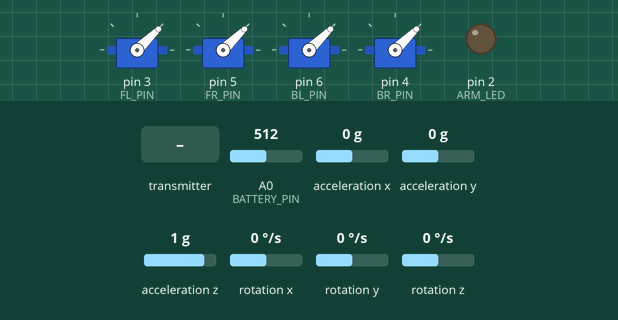
This sketch was run on a simulated Arduino Uno, built with avr-gcc and run on an emulated ATmega328P. Shown: 4 × servo, output pins drawn as LEDs (lit = HIGH). The test bench sets the inputs (shaded band); at power-on: acceleration x 0 g, acceleration y 0 g, rotation x 0 °/s, A0 (BATTERY_PIN) = 512, acceleration z 1 g, rotation y 0 °/s, rotation z 0 °/s. No radio packets arrive unless stated.

Above: at 13.0 s.
13.1 s: the transmitter starts sending yaw = 1023
At 15.0 s:
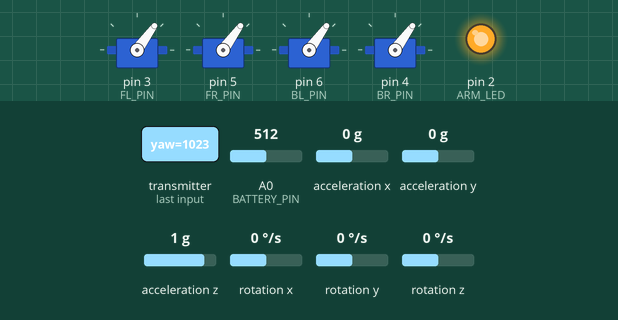
15.6 s: the transmitter starts sending throttle = 256
At 15.9 s:
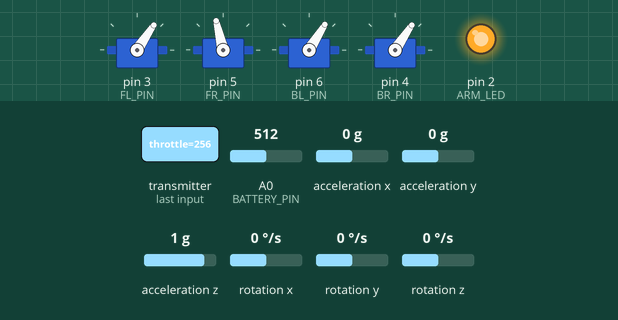
17.1 s: acceleration x set to -1.4 g
At 18.4 s:
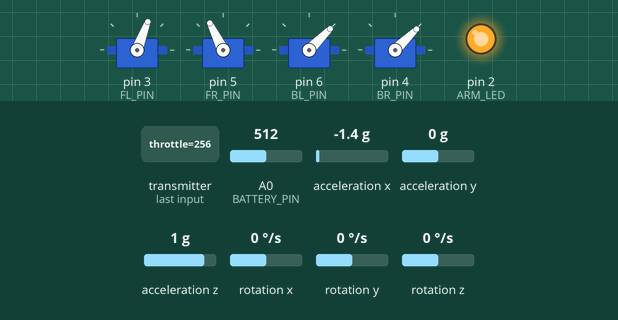
18.7 s: acceleration y set to -1.4 g
At 19.5 s:
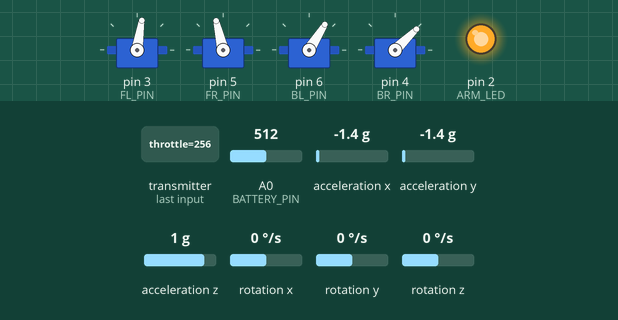
20.5 s: rotation x set to 192 °/s
At 20.79 s:
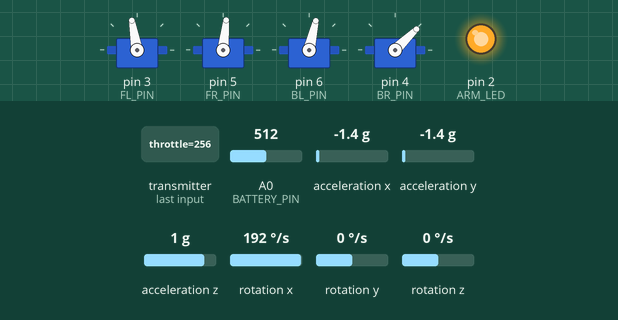
23.5 s: the transmitter starts sending pitch = 256
At 24.2 s:
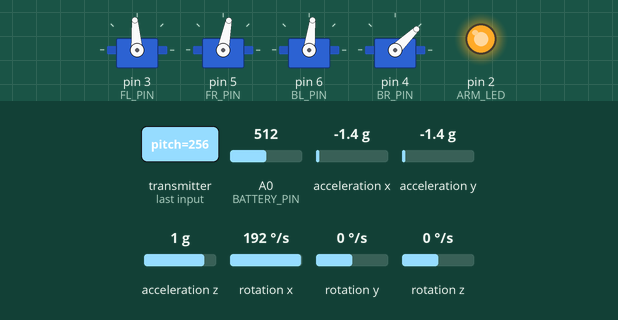
Timing chart, 0 to 26.0 s (numbered marks = the images above; inputs shaded):
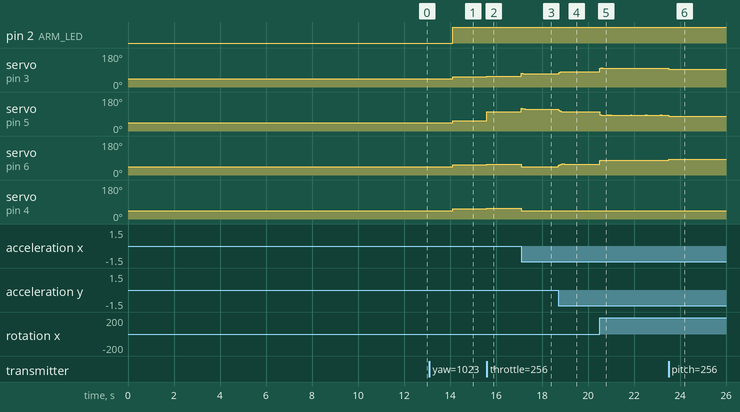

The sketch:

reciever-telemetry.ino
```cpp
#include <Wire.h>
#include <MPU6050.h>
#include <SPI.h>
#include <RF24.h>
#include <Servo.h>

// ─────────────────────────────────────────────
// PINS
// ─────────────────────────────────────────────
#define ARM_LED 2

#define FL_PIN 3
#define FR_PIN 5
#define BL_PIN 6
#define BR_PIN 4

#define BATTERY_PIN A0

// ─────────────────────────────────────────────
// LOOP
// ─────────────────────────────────────────────
#define LOOP_US 5000

// ─────────────────────────────────────────────
// RADIO
// ─────────────────────────────────────────────
RF24 radio(7, 8);
const byte txAddress[6] = "00001";
const byte rxAddress[6] = "00002";

struct ControlPacket {
  int16_t throttle, yaw, pitch, roll;
};

struct TelemetryPacket {
  bool armed;
  int throttle;
  float pitch;
  float roll;
  float yawRate;
  int m1, m2, m3, m4;
  float batV;
};

ControlPacket data;
ControlPacket lastValidData = {512,512,512,512};
TelemetryPacket telemetry;

unsigned long lastReceiveTime = 0;
unsigned long lastTelemetryTime = 0;
const unsigned long FAILSAFE_TIMEOUT = 100;

// ─────────────────────────────────────────────
// IMU
// ─────────────────────────────────────────────
MPU6050 imu;

int16_t ax, ay, az, gx, gy, gz;

float gyroX, gyroY, gyroZ;
float accX, accY, accZ;

float gyroX_f = 0, gyroY_f = 0, gyroZ_f = 0;
float accX_f = 0, accY_f = 0, accZ_f = 0;

float gyroAlpha = 0.6;
float accAlpha  = 0.65;

float pitch = 0, roll = 0;
float pitchAcc, rollAcc;

float gyroX_offset = 0, gyroY_offset = 0, gyroZ_offset = 0;

float pitchOffset = 0, rollOffset = 0;
float alpha = 0.93;

// ─────────────────────────────────────────────
// PID
// ─────────────────────────────────────────────
float Kp = 0.8;
float Ki = 0.001;
float Kd = 0.1;

float rollSetpoint, pitchSetpoint, yawSetpoint;

float rollError, pitchError;
float rollIntegral = 0, pitchIntegral = 0;
float rollLastError = 0, pitchLastError = 0;

float rollPID, pitchPID;
float rollDerivative;

float yawIntegral = 0, yawPID;
float KpYaw = 0.5;
float KiYaw = 0.001;

// ─────────────────────────────────────────────
// MOTORS
// ─────────────────────────────────────────────
int m1, m2, m3, m4;
int m1v, m2v, m3v, m4v;

Servo m1_servo, m2_servo, m3_servo, m4_servo;

bool armed = false;
const int MOTOR_IDLE = 1100;

// ─────────────────────────────────────────────
// BATTERY
// ─────────────────────────────────────────────
float batV = 0;
float batV_filtered = 0;

// ─────────────────────────────────────────────
// VALIDATION
// ─────────────────────────────────────────────
bool isValid(ControlPacket d) {
  if (d.throttle < 0 || d.throttle > 1023) return false;
  if (d.yaw < 0 || d.yaw > 1023) return false;
  if (d.pitch < 0 || d.pitch > 1023) return false;
  if (d.roll < 0 || d.roll > 1023) return false;
  if (d.throttle==0 && d.yaw==0 && d.pitch==0 && d.roll==0) return false;
  return true;
}

// ─────────────────────────────────────────────
// SETUP
// ─────────────────────────────────────────────
void setup() {

  pinMode(ARM_LED, OUTPUT);

  Wire.begin();
  Wire.setClock(400000);
  imu.initialize();
  imu.setDLPFMode(MPU6050_DLPF_BW_42);

  // Attach ESCs
  m1_servo.attach(FL_PIN);
  m2_servo.attach(FR_PIN);
  m3_servo.attach(BL_PIN);
  m4_servo.attach(BR_PIN);

  for (int i = 0; i < 200; i++) {
    m1_servo.writeMicroseconds(1000);
    m2_servo.writeMicroseconds(1000);
    m3_servo.writeMicroseconds(1000);
    m4_servo.writeMicroseconds(1000);
    delay(10);
  }
  delay(500);

  // RADIO (EXACT SAME)
  radio.begin();
  radio.setAutoAck(true);
  radio.openReadingPipe(0, txAddress);
  radio.openWritingPipe(rxAddress);
  radio.setChannel(108);
  radio.setPALevel(RF24_PA_MIN);
  radio.setDataRate(RF24_250KBPS);
  radio.enableAckPayload();
  radio.enableDynamicPayloads();
  radio.startListening();

  // CALIBRATION
  float ps = 0, rs = 0;
  float gxs = 0, gys = 0, gzs = 0;

  for (int i = 0; i < 1000; i++) {
    imu.getMotion6(&ax, &ay, &az, &gx, &gy, &gz);

    accX = ax / 16384.0;
    accY = ay / 16384.0;
    accZ = az / 16384.0;

    ps += atan2(-accX, accZ) * 180 / PI;
    rs += atan2(-accY, accZ) * 180 / PI;

    gxs += gx;
    gys += gy;
    gzs += gz;

    delay(5);
  }

  pitchOffset = ps / 1000;
  rollOffset  = rs / 1000;

  gyroX_offset = (gxs / 1000.0) / 131.0;
  gyroY_offset = (gys / 1000.0) / 131.0;
  gyroZ_offset = (gzs / 1000.0) / 131.0;
}

// ─────────────────────────────────────────────
// LOOP
// ─────────────────────────────────────────────
void loop() {

  static unsigned long lastLoopTime = 0;

  unsigned long now = micros();

  if (now - lastLoopTime < LOOP_US) return;

  float dt = (now - lastLoopTime) / 1000000.0;
  lastLoopTime = now;

  imu.getMotion6(&ax, &ay, &az, &gx, &gy, &gz);

  gyroX = gx / 131.0 - gyroX_offset;
  gyroY = gy / 131.0 - gyroY_offset;
  gyroZ = gz / 131.0 - gyroZ_offset;

  accX = ax / 16384.0;
  accY = ay / 16384.0;
  accZ = az / 16384.0;

  pitchAcc = atan2(-accX, accZ) * 180 / PI;
  rollAcc  = atan2(-accY, accZ) * 180 / PI;

  pitch = alpha * (pitch + gyroY * dt) + (1 - alpha) * pitchAcc;
  roll  = alpha * (roll  + gyroX * dt) + (1 - alpha) * rollAcc;

  float pitchFinal = pitch - pitchOffset;
  float rollFinal  = roll  - rollOffset;

  if (radio.available()) {
    radio.read(&data, sizeof(data));
    if (isValid(data)) {
      lastValidData = data;
      lastReceiveTime = millis();
    }
  }

  if (millis() - lastReceiveTime > FAILSAFE_TIMEOUT) {
    lastValidData = {0, 512, 512, 512};
  }

  static unsigned long armStartTime = 0;

  if (lastValidData.throttle < 50 && lastValidData.yaw > 900) {
    if (armStartTime == 0) armStartTime = millis();
    if (millis() - armStartTime > 1000) armed = true;
  } else {
    armStartTime = 0;
  }

  if (lastValidData.throttle < 50 && lastValidData.yaw < 100) {
    armed = false;
    rollIntegral = pitchIntegral = yawIntegral = 0;
  }

  digitalWrite(ARM_LED, armed);

  int throttle = map(lastValidData.throttle, 0, 1023, 1000, 2000);

  int rollInput  = -(lastValidData.roll - 512);
  int pitchInput = lastValidData.pitch - 512;
  int yawInput   = lastValidData.yaw - 512;

  if (abs(rollInput) < 20) rollInput = 0;
  if (abs(pitchInput) < 20) pitchInput = 0;
  if (abs(yawInput) < 20) yawInput = 0;

  float angleKp = 3.0;

  float rollAngleSetpoint  = rollInput * 0.1;
  float pitchAngleSetpoint = pitchInput * 0.1;

  float rollAngleError  = rollAngleSetpoint  - rollFinal;
  float pitchAngleError = pitchAngleSetpoint - pitchFinal;

  rollSetpoint  = angleKp * rollAngleError;
  pitchSetpoint = angleKp * pitchAngleError;
  yawSetpoint = yawInput * 0.5;

  rollError  = gyroX - rollSetpoint;
  pitchError = gyroY - pitchSetpoint;

  rollIntegral  = constrain(rollIntegral  + rollError * dt,  -200, 200);
  pitchIntegral = constrain(pitchIntegral + pitchError * dt, -200, 200);

  rollDerivative = (rollError - rollLastError) / dt;
  rollDerivative = constrain(rollDerivative, -200, 200);

  rollPID  = -(Kp * rollError  + Ki * rollIntegral  + Kd * rollDerivative);
  pitchPID = -(Kp * pitchError + Ki * pitchIntegral + Kd * (pitchError - pitchLastError) / dt);

  rollLastError  = rollError;
  pitchLastError = pitchError;

  float yawError = gyroZ - yawSetpoint;
  yawIntegral = constrain(yawIntegral + yawError * dt, -150, 150);
  yawPID = KpYaw * yawError + KiYaw * yawIntegral;

  if (!armed) {
    m1 = m2 = m3 = m4 = 1000;
  }
  else if (throttle < MOTOR_IDLE) {
    m1 = m2 = m3 = m4 = MOTOR_IDLE;
  }
  else {
    m1v = throttle - pitchPID - rollPID + yawPID;
    m2v = throttle - pitchPID + rollPID - yawPID;
    m3v = throttle + pitchPID - rollPID - yawPID;
    m4v = throttle + pitchPID + rollPID + yawPID;

    m1 = constrain(m1v, 1000, 2000);
    m2 = constrain(m2v*0.99, 1000, 2000);
    m3 = constrain(m3v*1.012, 1000, 2000);
    m4 = constrain(m4v, 1000, 2000);
  }

  m1_servo.writeMicroseconds(m1);
  m2_servo.writeMicroseconds(m2);
  m3_servo.writeMicroseconds(m3);
  m4_servo.writeMicroseconds(m4);

  batV = analogRead(A0) * (5.1 / 1023.0) * 3;
  batV_filtered = 0.9 * batV_filtered + 0.1 * batV;
  batV = batV_filtered;

  if (millis() - lastTelemetryTime > 20) {
    telemetry.armed = armed;
    telemetry.throttle = throttle;
    telemetry.pitch = pitchFinal;
    telemetry.roll = rollFinal;
    telemetry.yawRate = gyroZ;
    telemetry.m1 = m1;
    telemetry.m2 = m2;
    telemetry.m3 = m3;
    telemetry.m4 = m4;
    telemetry.batV = batV;

    radio.writeAckPayload(0, &telemetry, sizeof(telemetry));
    lastTelemetryTime = millis();
  }
}
```

Measured:
- after the input at 13.1 s, pin 2 (ARM_LED): LOW → HIGH after 1.0 s; servo on pin 3 (FL_PIN), servo on pin 5 (FR_PIN), servo on pin 6 (BL_PIN), servo on pin 4 (BR_PIN): 44° → 54° after 1.0 s
- after the input at 15.6 s, servo on pin 3 (FL_PIN), servo on pin 4 (BR_PIN): 54° → 56° at once; servo on pin 5 (FR_PIN): 54° → 103° at once; servo on pin 6 (BL_PIN): 54° → 58° at once
- after the input at 17.1 s, servo on pin 3 (FL_PIN): 56° → 70° at once, → 69° 0.17 s later; servo on pin 5 (FR_PIN): 103° → 117° at once, → 116° 0.17 s later; servo on pin 6 (BL_PIN): 58° → 44° at once, → 45° 0.17 s later; servo on pin 4 (BR_PIN): 56° → 44° at once
- after the input at 18.7 s, servo on pin 3 (FL_PIN): 69° → 82° at once, → 81° 0.33 s later; servo on pin 5 (FR_PIN): 116° → 103° at once; servo on pin 6 (BL_PIN): rises from 45° to 59° in 0.18 s, then falls to 58° in 0.08 s
- after the input at 20.5 s, servo on pin 3 (FL_PIN): 81° → 100° at once; servo on pin 6 (BL_PIN): 58° → 77° at once
- after the input at 23.5 s, servo on pin 3 (FL_PIN): 100° → 94° at once; servo on pin 6 (BL_PIN): 77° → 83° at once
